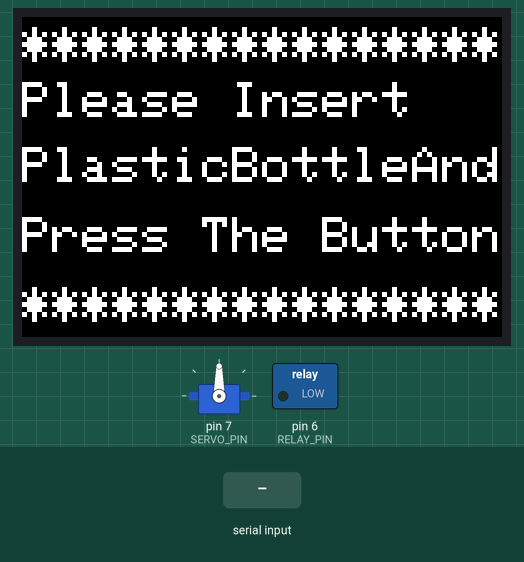
Simulated run of this sketch. Board: Arduino Uno, built with avr-gcc and run on an emulated ATmega328P. Parts: 480×320 colour display, servo, switched loads named in the sketch (green lamp = pin HIGH). The inputs (shaded band) are chosen by the test bench. What the sketch prints to the serial monitor is not drawn.

Above: at 6.7 s.
6.8 s: "plastic_bottle\n" received over the second serial link
At 9.6 s:
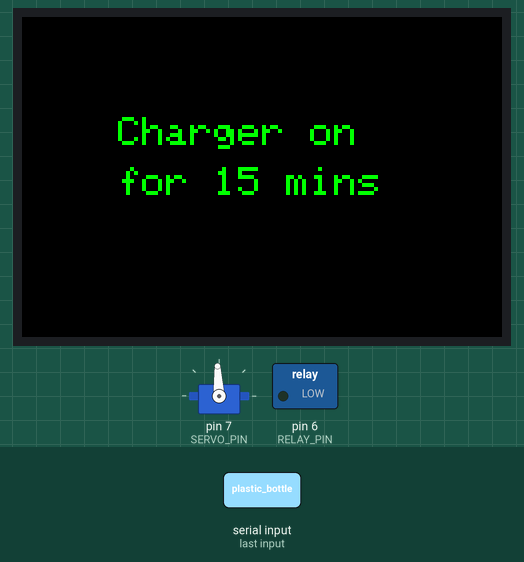
9.8 s: "1\n" received over the second serial link
At 14.6 s:
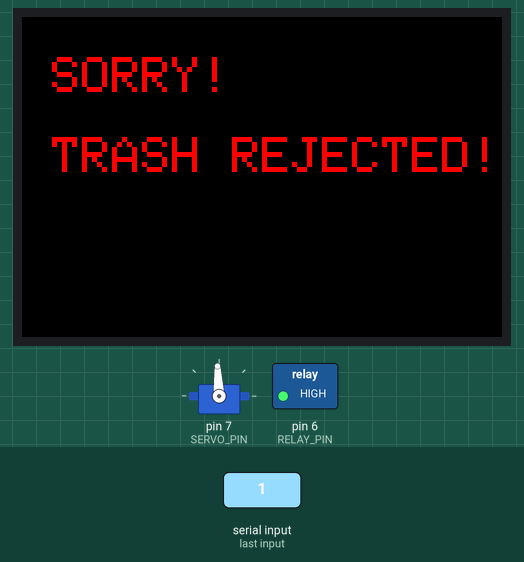
15.0 s: "0\n" received over the second serial link
At 23.2 s:
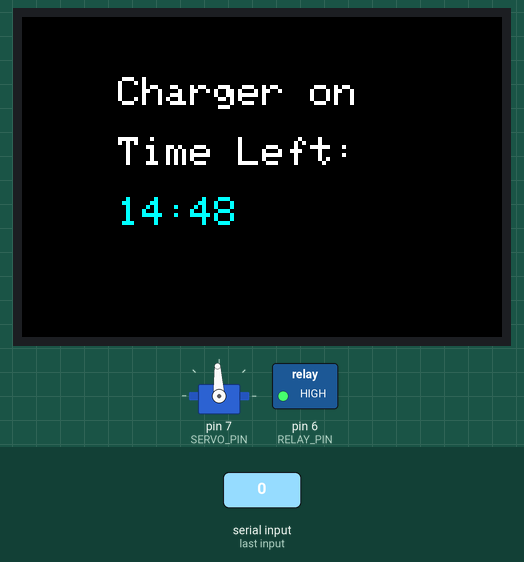
Timing chart, 0 to 24.0 s (numbered marks = the images above; inputs shaded):
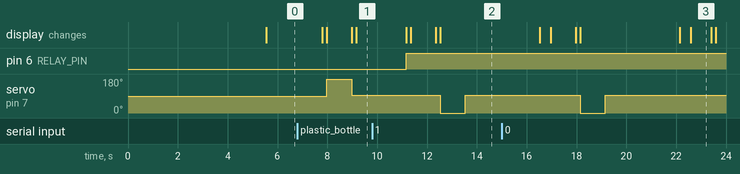

The sketch:

arduino_reciever.ino
```cpp
//pin usage as follow for tft:
//             CS  DC/RS  RESET  SDI/MOSI  SCK   LED    VCC     GND
//Arduino Uno  A5   A3     A4       11      13   A0   5V/3.3V   GND

//Remember to set the pins to suit your display module!
#include <Servo.h>

// Include required libraries for TFT display
#include <LCDWIKI_GUI.h> //Core graphics library
#include <LCDWIKI_SPI.h> //Hardware-specific library

// Setup Software Serial for ESP32 communication
#include <SoftwareSerial.h>
SoftwareSerial mySerial(8, 9); // RX, TX
                              //Arduino Pin 8 (RX) → ESP32 TX (GPIO 13)
                              //Arduino Pin 9 (TX) → ESP32 RX (GPIO 12)

// Hardware Pin Configurations
#define SERVO_PIN  7    // Pin for controlling the sorting servo motor
#define RELAY_PIN  6    // Pin for controlling the charging relay

// TFT Display Configuration
#define MODEL ILI9488_18  // Model of the TFT display
#define CS   A5    // Chip Select pin
#define CD   A3    // Command/Data pin
#define RST  A4    // Reset pin
#define LED  A0    // Backlight control pin (set to -1 if connected to 3.3V)

// Initialize TFT display with specified pins
LCDWIKI_SPI mylcd(MODEL, CS, CD, RST, LED); //model,cs,dc,reset,led

// Color definitions for TFT display
#define BLACK   0x0000
#define BLUE    0x001F
#define RED     0xF800
#define GREEN   0x07E0
#define CYAN    0x07FF
#define MAGENTA 0xF81F
#define YELLOW  0xFFE0
#define WHITE   0xFFFF

// Initialize servo motor object
Servo trashServo;

// Timing variables for charging functionality
unsigned long timerStart = 0;      // Timestamp when charging starts
unsigned long timerDuration = 900000; // Duration for charging (15 minutes in milliseconds)
bool relayActive = false;          // Flag to track if charging is active
unsigned long lastUpdateTime = 0;   // Timestamp for display updates

void setup() {
  delay(5000); // Initial delay to ensure ESP32 has completed booting

  // Initialize serial communications
  Serial.begin(9600);      // Debug serial
  mySerial.begin(9600);    // ESP32 communication

  // Configure TFT display
  mylcd.Init_LCD();
  mylcd.Set_Rotation(1);
  mylcd.Fill_Screen(BLACK);

  // Configure servo motor
  trashServo.attach(SERVO_PIN);
  trashServo.write(90);    // Set initial position

  // Configure relay pin
  pinMode(RELAY_PIN, OUTPUT);
  digitalWrite(RELAY_PIN, LOW);  // Ensure relay starts in OFF state

  // Display welcome message
  displayInitialText();
}

/**
 * Displays the initial welcome message and instructions on the TFT screen
 * Uses predefined text size and colors
 */
void displayInitialText() {
  mylcd.Fill_Screen(BLACK);
  mylcd.Set_Text_colour(WHITE);
  mylcd.Set_Text_Back_colour(BLACK);
  mylcd.Set_Text_Size(5);
  mylcd.Print_String("****************", 0, 10);
  mylcd.Print_String("Please Insert", 0, 65);
  mylcd.Print_String("PlasticBottleAnd", 0, 130);
  mylcd.Print_String("Press The Button", 0, 200);
  mylcd.Print_String("****************", 0, 270);
}

void loop() {
  // Check for incoming data from ESP32
  if (mySerial.available()) {
    // Read and clean up incoming data
    String result = mySerial.readString();
    result.trim();  // Remove whitespace
    result.replace("\r", ""); // Remove carriage return
    result.replace("\n", ""); // Remove newline

    // Debug output
    Serial.println("Received: '" + result + "'");
    Serial.print("Length of received: ");
    Serial.println(result.length());

    // Clear screen for new message
    mylcd.Fill_Screen(BLACK);

    // Handle plastic bottle detection

    if (result == "plastic_bottle") {
      Serial.println("Condition matched: plastic_bottle");
      mySerial.println("charging"); // Notify ESP32 charging is starting

      // Display acceptance message
      mylcd.Set_Text_colour(GREEN);
      mylcd.Set_Text_Size(5);
      mylcd.Print_String(" TRASH ACCEPTED", 0, 120);

      // Actuate servo to accept bottle
      trashServo.writeMicroseconds(3000);  // Open position
      delay(1000);
      trashServo.writeMicroseconds(1500);  // Close position

      // Start charging cycle
      mylcd.Fill_Screen(BLACK);
      mylcd.Set_Text_Size(4);
      mylcd.Print_String("    Charger on", 0, 100);
      mylcd.Print_String("    for 15 mins", 0, 150);
      delay(2000);

      // Initialize charging timer
      timerStart = millis();
      digitalWrite(RELAY_PIN, HIGH);  // Activate charging relay
      relayActive = true;

    }
    else {
      // Handle non-plastic bottle detection
      Serial.println("Condition matched: not_plastic_bottle");

      // Display rejection message
      mylcd.Set_Text_colour(RED);
      mylcd.Set_Text_Size(5);
      mylcd.Print_String(" SORRY!", 0, 40);
      mylcd.Print_String(" TRASH REJECTED!", 0, 120);

      // Actuate servo to reject item
      trashServo.writeMicroseconds(500);  // Reject position
      delay(1000);
      trashServo.writeMicroseconds(1500);  // Return to center
      delay(3000);

      // Return to initial state
      mylcd.Fill_Screen(BLACK);
      mylcd.Set_Text_colour(WHITE);
      mylcd.Set_Text_Back_colour(BLACK);
      mylcd.Set_Text_Size(5);
      mylcd.Print_String("****************", 0, 10);
      mylcd.Print_String("Please Insert", 0, 65);
      mylcd.Print_String("PlasticBottleAnd", 0, 130);
      mylcd.Print_String("Press The Button", 0, 200);
      mylcd.Print_String("****************", 0, 270);
    }
  }

  // Handle charging timer and display updates
  if (relayActive) {
    unsigned long currentMillis = millis();
    unsigned long elapsedTime = currentMillis - timerStart;
    unsigned long remainingTime = (elapsedTime < timerDuration) ? timerDuration - elapsedTime : 0;

    // Check if charging time is complete
    if (remainingTime == 0) {
      // End charging cycle
      digitalWrite(RELAY_PIN, LOW);
      relayActive = false;

      // Display completion message
      mylcd.Fill_Screen(BLACK);
      mylcd.Set_Text_colour(WHITE);
      mylcd.Set_Text_Size(4);
      mylcd.Print_String("    Charger OFF", 0, 120);
      delay(2000);
      displayInitialText();
      mySerial.println("done_charging"); // Notify ESP32

    } else {
      // Update charging status display (once per second)
      if (millis() - lastUpdateTime >= 1000) {
        mySerial.println("charging"); // Keep ESP32 updated
        lastUpdateTime = millis();

        // Calculate remaining time
        int minutes = remainingTime / 60000;
        int seconds = (remainingTime % 60000) / 1000;

        // Update display with remaining time
        mylcd.Fill_Screen(BLACK);
        mylcd.Set_Text_Size(4);
        mylcd.Print_String("    Charger on", 0, 60);
        mylcd.Print_String("    Time Left:", 0, 120);
        mylcd.Set_Text_colour(CYAN);
        mylcd.Print_String("    " + String(minutes) + ":" + String(seconds), 0, 180);
      }
    }
  }
}
```

Measured:
- after the input at 6.8 s, servo on pin 7 (SERVO_PIN): 90° → 180° after 1.2 s, → 93° 1.0 s later; the display: first changes after 1.0 s (image 1 shows a later state)
- after the input at 9.8 s, servo on pin 7 (SERVO_PIN): 93° → 0° after 2.7 s, → 93° 1.0 s later
- after the input at 15.0 s, servo on pin 7 (SERVO_PIN): 93° → 0° after 3.1 s, → 93° 1.0 s later
- what the display in image 3 shows lasts 0.8 s, from 22.6 s to 23.4 s
